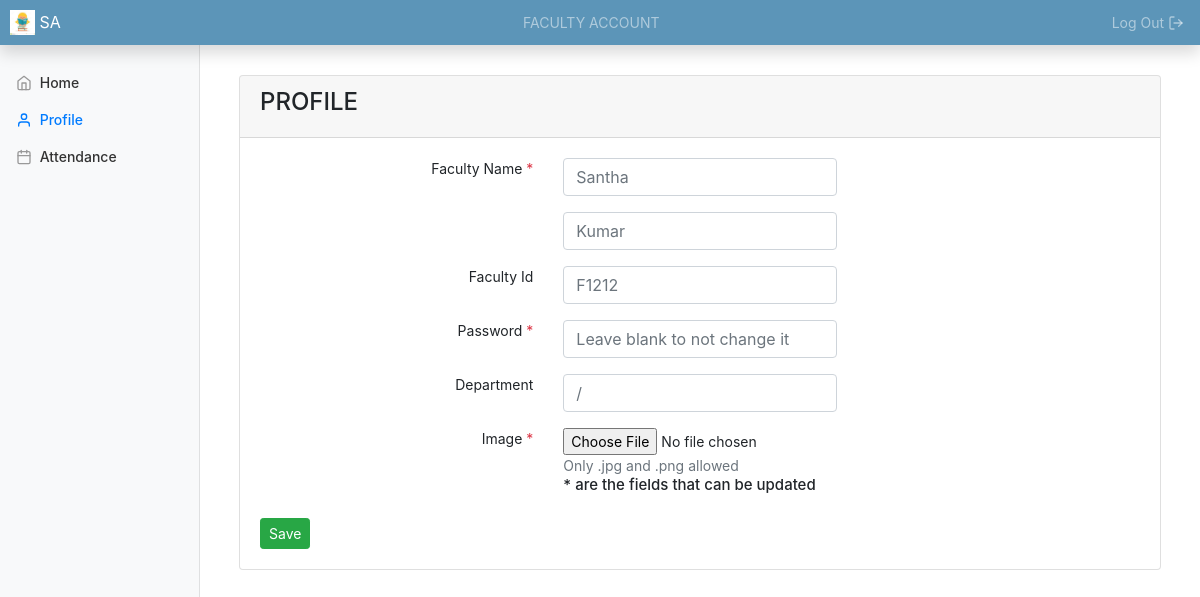
Screenshot of /faculty/profile/F1212/ with the database file from the repository.
### login/models.py (models this page shows, shortened)
class Faculty(models.Model):
    fac_id = models.CharField(max_length=20, primary_key=True)
    f_password = models.CharField(max_length=30)
    f_name = models.CharField(max_length=20)
    l_name = models.CharField(max_length=20)
    dept_id = models.ForeignKey(Department, on_delete=models.CASCADE)

### faculty/views.py (the view, shortened to what this page needs)
# urls.py: path("profile/<str:pk>/", views.updatedprofile, name='updatedprofile'),
def updatedprofile(request, *args, **kwargs):
    fac = kwargs.get("pk")
    faco = Faculty.objects.filter(fac_id=fac).first()
    dept = Department.objects.filter(dept_id=dep).first()
    teach = Teache.objects.filter(fac_id=fac)
    clas = []
    for i in teach:
        clas.append([i.class_id.class_id, i.course_id.course_id])
    return render(
        request,
        "updatedprofile.html",
        {"clas": clas, "fac": faco, "dept": dept},
    )

### templates/updatedprofile.html (shortened to what this page needs)
{% load static %}
<!doctype html>
<html lang="en">
  <head>
<link href="{% static 'assets/dist/css/bootstrap.min.css' %}" rel="stylesheet">
    <link href="{% static 'css/dashboard.css' %}" rel="stylesheet">
  </head>
  <body>
    <nav class="navbar navbar-dark sticky-top flex-md-nowrap p-0 shadow" style="background-color: #5c95b8;">
  <a class="navbar-brand" href="#">
    <img src="{% static 'img/logow.png' %}" width="25" height="25" class="d-inline-block align-top" alt="">
    SA
  </a>
  <nav class="navbar navbar-dark p-1">
  <span class="navbar-text">
    FACULTY ACCOUNT
  </span>
</nav>
  <ul class="navbar-nav px-3">
    <li class="nav-item text-nowrap">
      <a class="nav-link" href="{% url 'logout'  %}">Log Out <span data-feather="log-out"></a>
    </li>
  </ul>
</nav>
<div class="container-fluid">
  <div class="row">
    <nav id="sidebarMenu" class="col-md-3 col-lg-2 d-md-block bg-light sidebar collapse">
      <div class="sidebar-sticky pt-3">
        <ul class="nav flex-column">
          <li class="nav-item">
		  <a class="nav-link" href="{% url 'updatedindex' fac.fac_id  %}">
              <span data-feather="home"></span>
              Home <span class="sr-only">(current)</span>
            </a>
          </li>
		  <li class="nav-item">
		  <a class="nav-link active" href="{% url 'updatedprofile' fac.fac_id  %}">
              <span data-feather="user"></span>
              Profile
            </a>
          </li>
          <p>
          <a class="nav-link" data-toggle="collapse" data-target="#collapseExample" aria-expanded="true" aria-controls="collapseExample">
          <span data-feather="calendar"></span>
          Attendance
          </a>
          </p>
        </ul>
      </div>
    </nav>
    <main role="main" class="col-md-9 ml-sm-auto col-lg-10 px-md-4">
     <div class="container" style="margin-top:30px">
       <div class="card">
         <div class="card-header">
            <div class="row">
              <div class="col-md-5"><h4>PROFILE</h4></div>
              <div class="col-md-2" align="right">
               </div>
             </div>
           </div>
          <div class="card-body">
            <form action ='' method="POST">
           <div class="form-group">
               <div class="row">
                 <label class="col-md-4 text-right">Faculty Name <span class="text-danger">*</span></label>
                 <div class="col-md-4">
                   <input type="text" name="fn" class="form-control" placeholder={{fac.f_name}} />
                 </div>
               </div>
             </div>
              <div class="form-group">
                  <div class="row">
                    <label class="col-md-4 text-right"></label>
                    <div class="col-md-4">
                      <input type="text" name="ln" class="form-control" placeholder={{fac.l_name}} />
                    </div>
                  </div>
                </div>
             <div class="form-group">
               <div class="row">
                 <label class="col-md-4 text-right">Faculty Id</label>
                 <div class="col-md-4">
                   <input type="text" class="form-control" placeholder={{fac.fac_id}} />
                 </div>
               </div>
             </div>
             <div class="form-group">
               <div class="row">
                 <label class="col-md-4 text-right">Password <span class="text-danger">*</span></label>
                 <div class="col-md-4">
                   <input type="password" name="pass" id="teacher_password" class="form-control" placeholder="Leave blank to not change it" />
                 </div>
               </div>
             </div>
             <div class="form-group">
               <div class="row">
                 <label class="col-md-4 text-right">Department </label>
                 <div class="col-md-4">
                   <input type="text" class="form-control" placeholder={{dept.dept_id}} />
                 </div>
               </div>
             </div>
             <div class="form-group">
               <div class="row">
                 <label class="col-md-4 text-right">Image <span class="text-danger">*</span></label>
                 <div class="col-md-4">
                   <input type="file" name="teacher_image" id="teacher_image" />
                   <span class="text-muted">Only .jpg and .png allowed</span><br />
                   <h5> * are the fields that can be updated </h5>
                 </div>
               </div>
             </div>
             <input type="submit" name="button_action" id="button_action" class="btn btn-success btn-sm" value="Save" />
           </form>
          </div>
       </div>
     </div>
    </main>
        <script src="{% static 'js/dashboard.js' %}"></script></body>
</html>

### static/css/dashboard.css (style rules this page uses)
body { font-size: .875rem; animation: fadeInAnimation ease-in-out 0.5s }
.feather { width: 16px; height: 16px; vertical-align: text-bottom; }
.sidebar { position: fixed; top: 0; bottom: 0; left: 0; z-index: 100; padding: 48px 0 0; box-shadow: inset -1px 0 0 rgba(0, 0, 0, .1); }
.sidebar-sticky { position: relative; top: 0; height: calc(100vh - 48px); padding-top: .5rem; overflow-x: hidden; overflow-y: auto; }
.sidebar .nav-link { font-weight: 500; color: #333; }
.sidebar .nav-link .feather { margin-right: 4px; color: #999; }
.sidebar .nav-link.active { color: #007bff; }
.sidebar .nav-link:hover .feather, .sidebar .nav-link.active .feather { color: inherit; }
.navbar-brand { padding: 10px 10px; font-size: 1rem; }

### templates/updatedprofile.html (style rules this page uses)
@media (min-width: 768px) { h5 { font-size: 15px; } }

### rows the page displays
Faculty: fn "Santha", ln "Kumar", fac_id "F1212"
